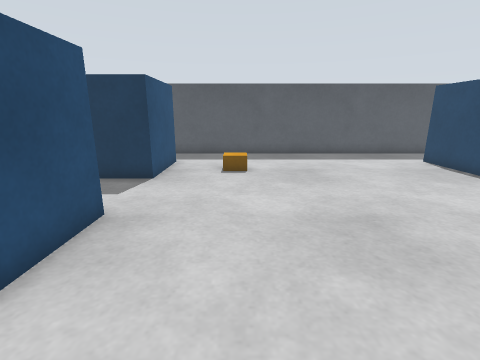
[1] (above)

14 first-person views from a walk through a robot-simulator world made for Gazebo. The camera is 0.57 m above the floor, tilts 14° down and sees 85° across. The floor is counted in squares, 0.25 m on a side. Each view is taken from the middle of a square. On the plan, view 1 faces up. The plan holds only what a view shows up to about 17 squares ahead; the rest is blank. The place goes on beyond the plan.

[2]
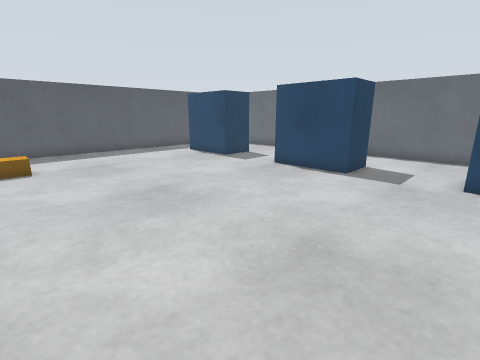

[3]
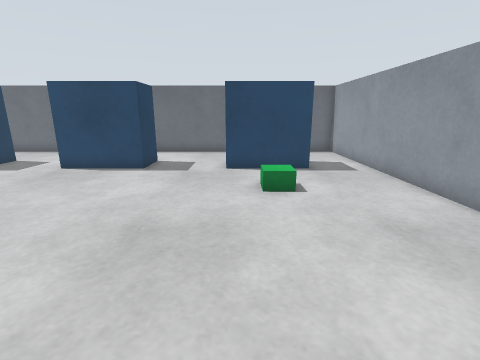

[4]
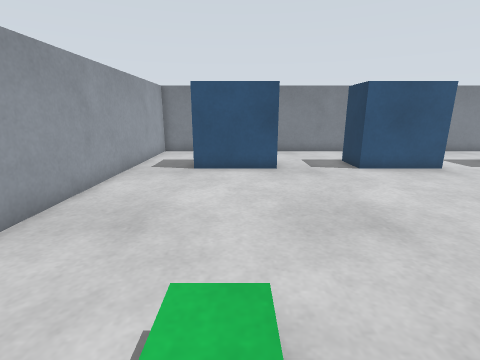

[5]
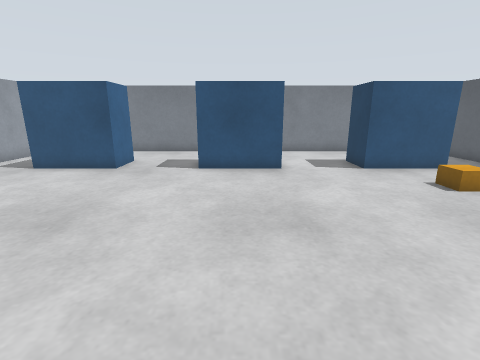

[6]
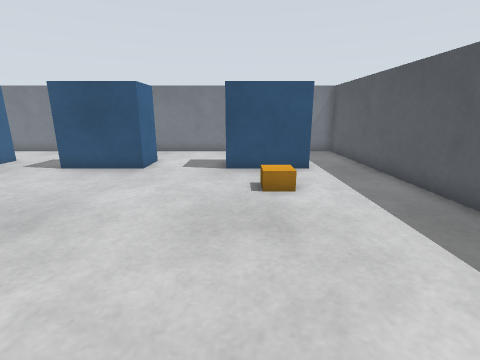

[7]
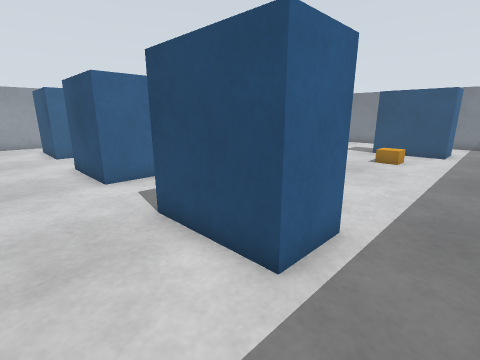

[8]
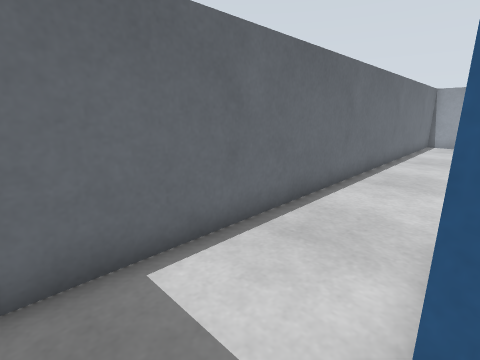

[9]
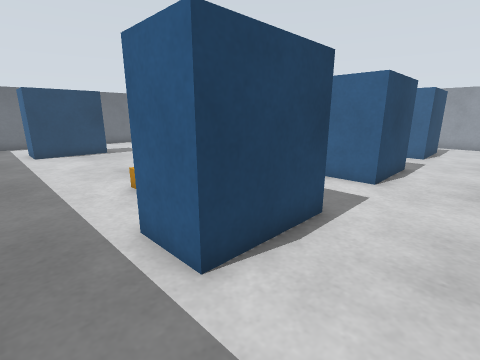

[10]
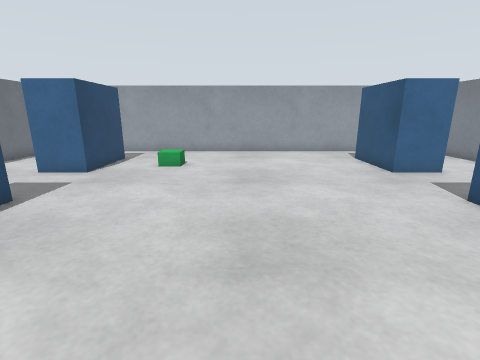

[11]
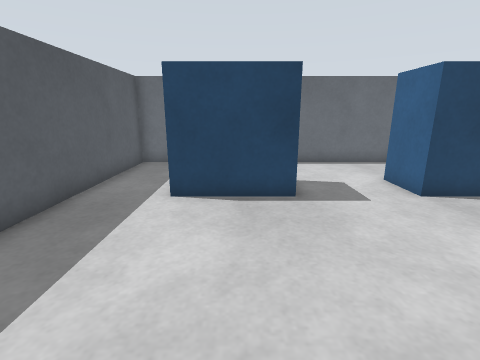

[12]
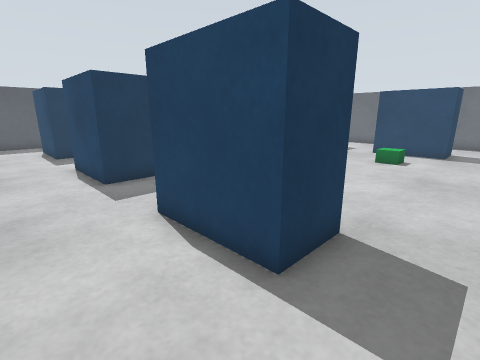

[13]
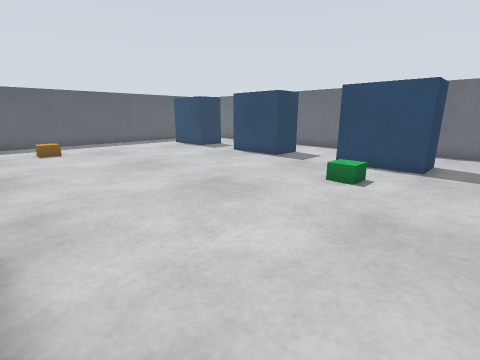

[14]
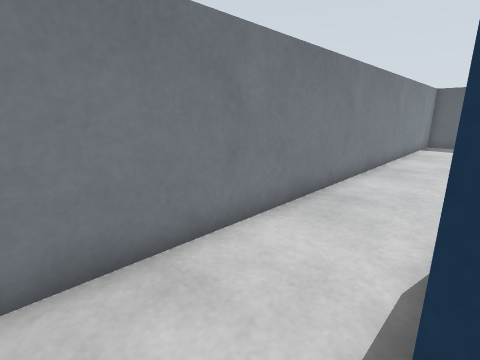

### Floor plan
Key: @ floor where view 1 was taken; # wall or solid block; . floor; B blue box; R orange box; G green box.
Columns run from 9 left of view 1 to 15 right of it. Each row starts with its distance up from view 1.
 16 #########################
 15 #.......................#
 14 #.......................#
 13 #...BBB...........BBB...#
 12 #...B B...........B B...#
 11 #...B B..R........B B...#
 10 #...BBB...........BBB...#
  9 #.......................#
  8 #.......................#
  7 #.......................#
  6 #...BB.............BB...#
  5 #...B B...........B B...#
  4 #...B B...........B B...#
  3 #...B B...........B B...#
  2 #...BB.............BB...#
  1 #.......................#
  0 #........@..............#
 -1 #.......................#
 -2 #...BBB...........BBB...#
 -3 #...B B........GG.B B...#
 -4 #...B B........G..B B...#
 -5 #...BBB...........BBB...#
 -6 #.......................#
 -7 #.......................#
 -8 #########################

Where each view was taken, in squares from view 1:
view 1: 0 up, 0 right, facing up
view 2: 2 down, 1 left, facing up-right
view 3: 2 down, 2 left, facing right
view 4: 3 down, 8 right, facing left
view 5: 4 up, 8 right, facing left
view 6: 10 up, 8 right, facing left
view 7: 15 up, 14 right, facing down-left
view 8: 15 up, 11 right, facing down-right
view 9: 15 up, 8 left, facing down-right
view 10: 9 up, 3 right, facing down
view 11: 11 up, 2 right, facing right
view 12: 7 down, 8 left, facing up-right
view 13: 7 down, 3 left, facing up-right
view 14: 7 down, 5 left, facing up-left
